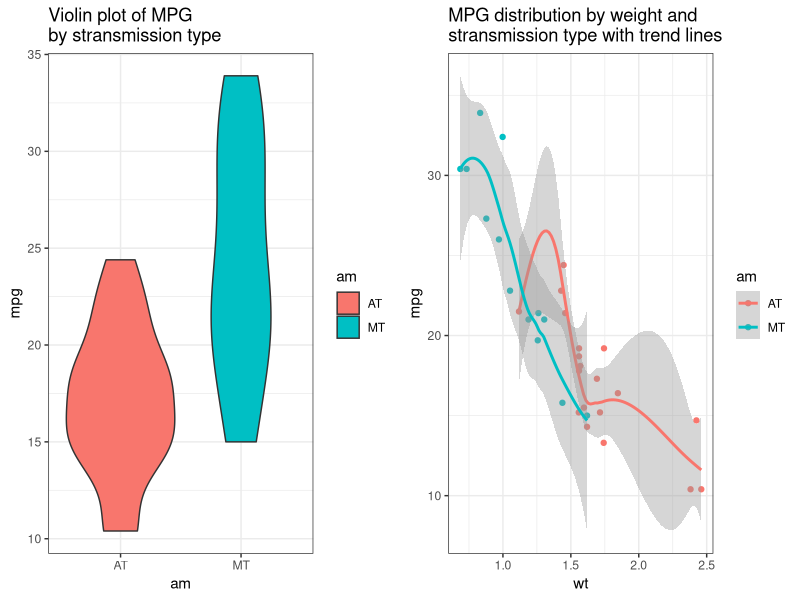
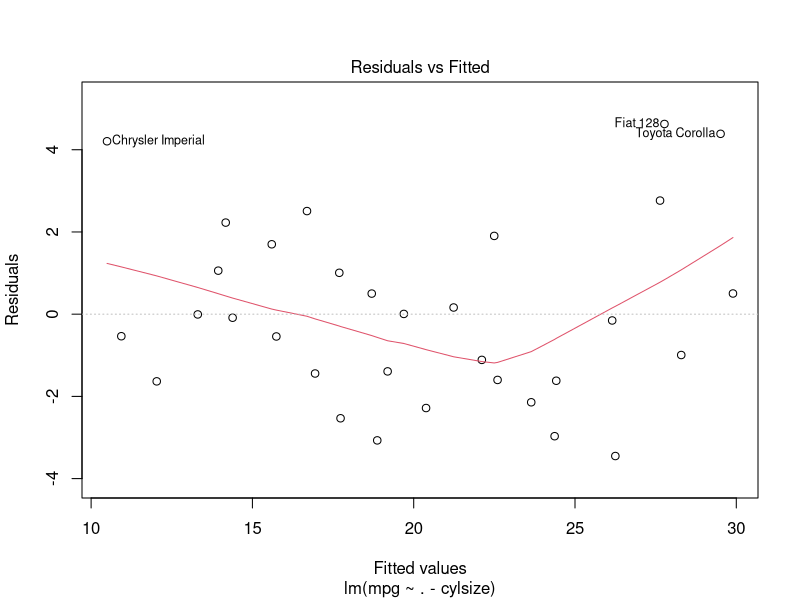
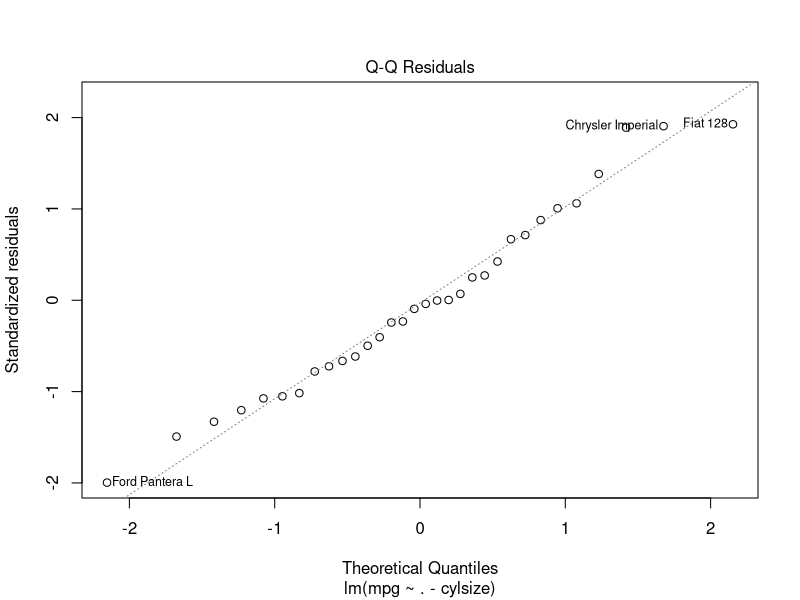
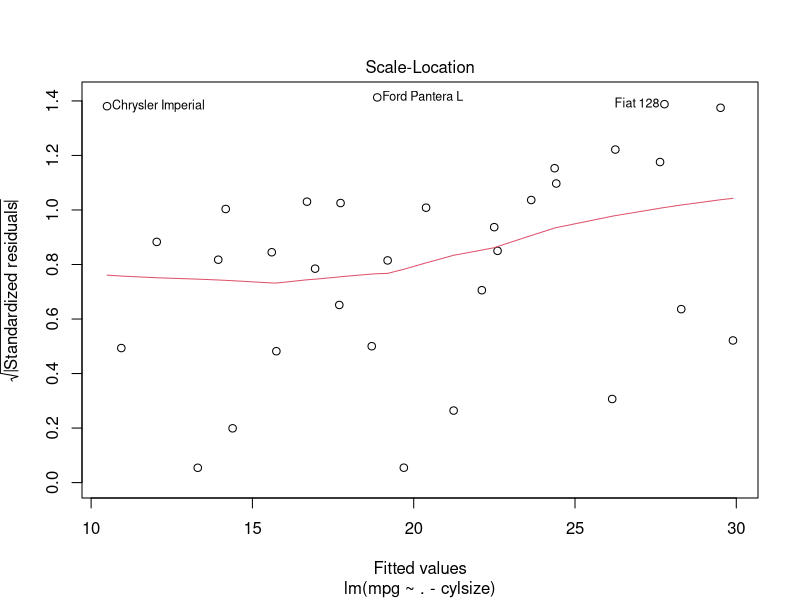
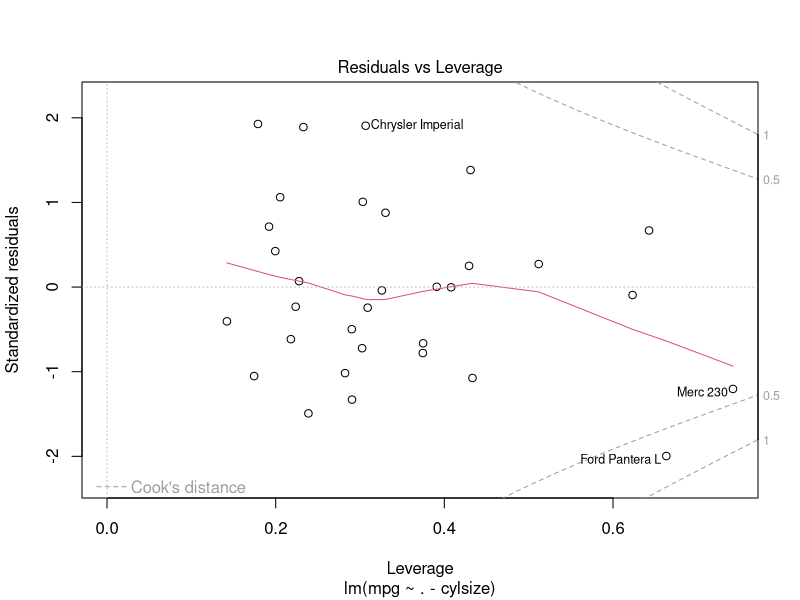
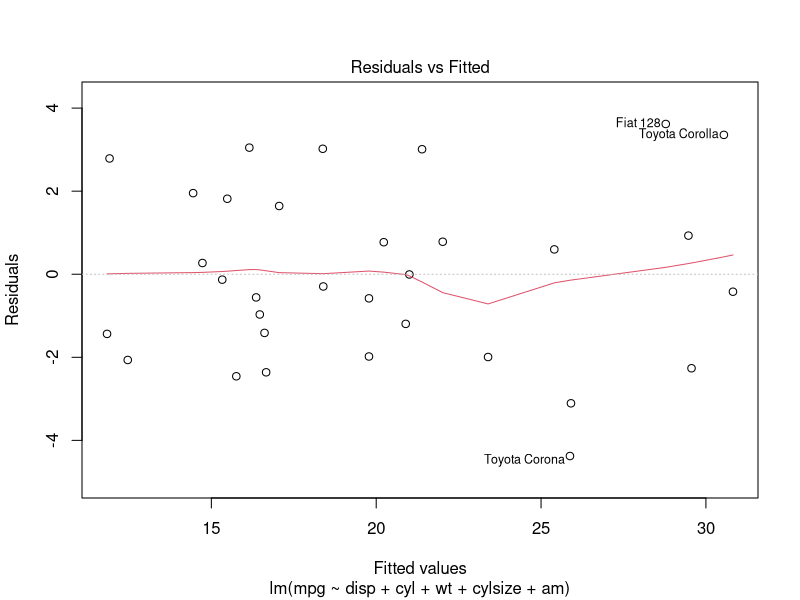
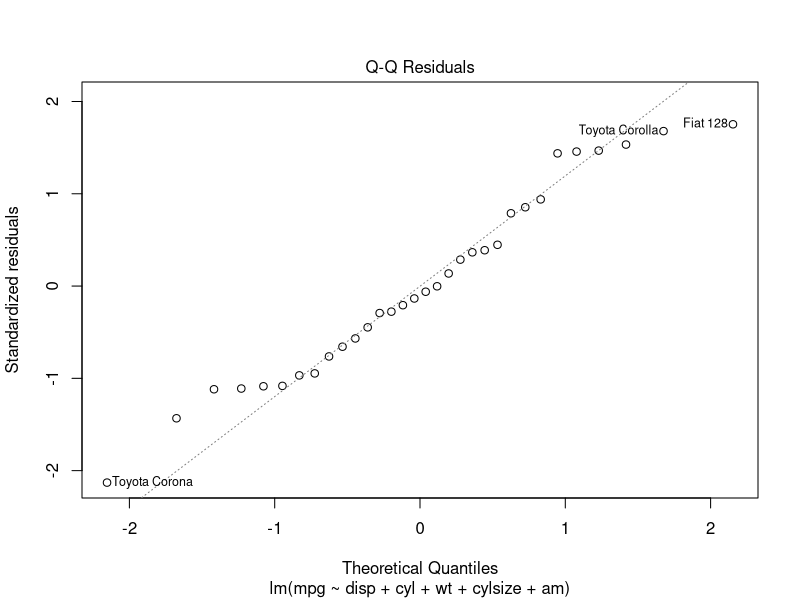
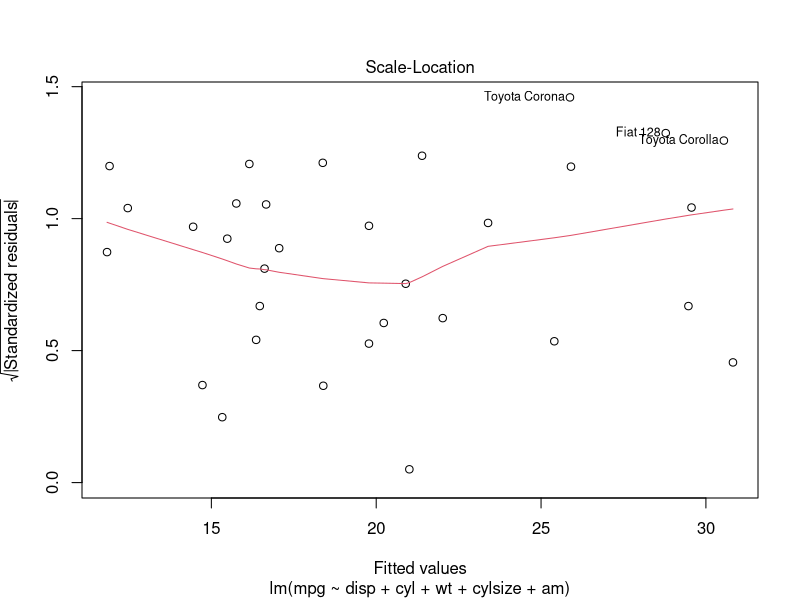

Recreate these plots in R, in order. (Note: this script raises an error after producing the figures.)
## ---- chunk 1
knitr::opts_chunk$set(
	cache = TRUE,
	echo = TRUE
)
## ---- chunk 2
require(datasets)
require(ggplot2)
require(dplyr)
require(gridExtra)
data(mtcars)
head(mtcars)
## ---- chunk 3
# convert weight to metric t
mtcars <- mtcars %>% 
    mutate(wt = wt*0.45359237,
                            am = factor(am, levels = c(0,1), labels = c("AT","MT")),
                            cylsize = disp/cyl)
## ---- chunk 4
# exploratory analysis
summary(mtcars$mpg)

p1 <-
ggplot(mtcars, aes(y = mpg, x = am, fill = am)) + geom_violin() +
labs(title = "Violin plot of MPG \nby stransmission type")+theme_bw()

p2 <-
ggplot(mtcars, aes(x = wt, y = mpg, color = am)) +
geom_point() + geom_smooth() +
labs(title = "MPG distribution by weight and \nstransmission type with trend lines")+
    theme_bw()

grid.arrange(p1, p2, nrow = 1)
## ---- chunk 5

mt <- lm(mpg~. -cylsize, data = mtcars)
summary(mt)
anova(mt)
plot(mt)

mt2 <- lm(mpg~disp+cyl+wt+am+cylsize, data = mtcars)
summary(mt2)
anova(mt, mt2)

mt3 <- lm(mpg~disp+cyl+wt+cylsize+am, data = mtcars)
summary(mt3)
anova(mt3,mt2)
anova(mt3)
shapiro.test(mt3$residuals)
plot(mt3)

mt4 <- lm(mpg~disp+cyl+wt+cylsize, data = mtcars)
anova(mt3,mt4)

anova(mt3,mt)
anova(mt)



mtam <- lm(mpg~am, data = mtcars)
summary(mtam)
par(mfrow = c(2, 2))

plot(mtam)
## ---- chunk 6
mancoef <- c(mtam$coefficients[2],mt$coefficients[9],mt3$coefficients[6])
confmanlower <- c(confint(mtam)[2,1],confint(mt)[9,1],confint(mt3)[6,1])
confmanupper <- c(confint(mtam)[2,2],confint(mt)[9,2],confint(mt3)[6,2])
estimate <- c("Transmission only","Adjusted for all factors","Adjusted by best model")
coefdf <- data.frame(estimate,mancoef,confmanlower, confmanupper)
coefdf$estimate <- relevel(coefdf$estimate,"Transmission only")


p <- ggplot(coefdf, aes(x=estimate, y=mancoef, fill=estimate)) + 
  geom_bar(stat="identity", color="black") +
  geom_errorbar(aes(ymin=confmanlower, ymax=confmanupper), width=.3,
                 position=position_dodge(.9))
p+labs(title="Comparison of manual transmission impact on MPG", x="Model used", y = "Change in MPG for manual compared to AT")+
   theme_bw() 
